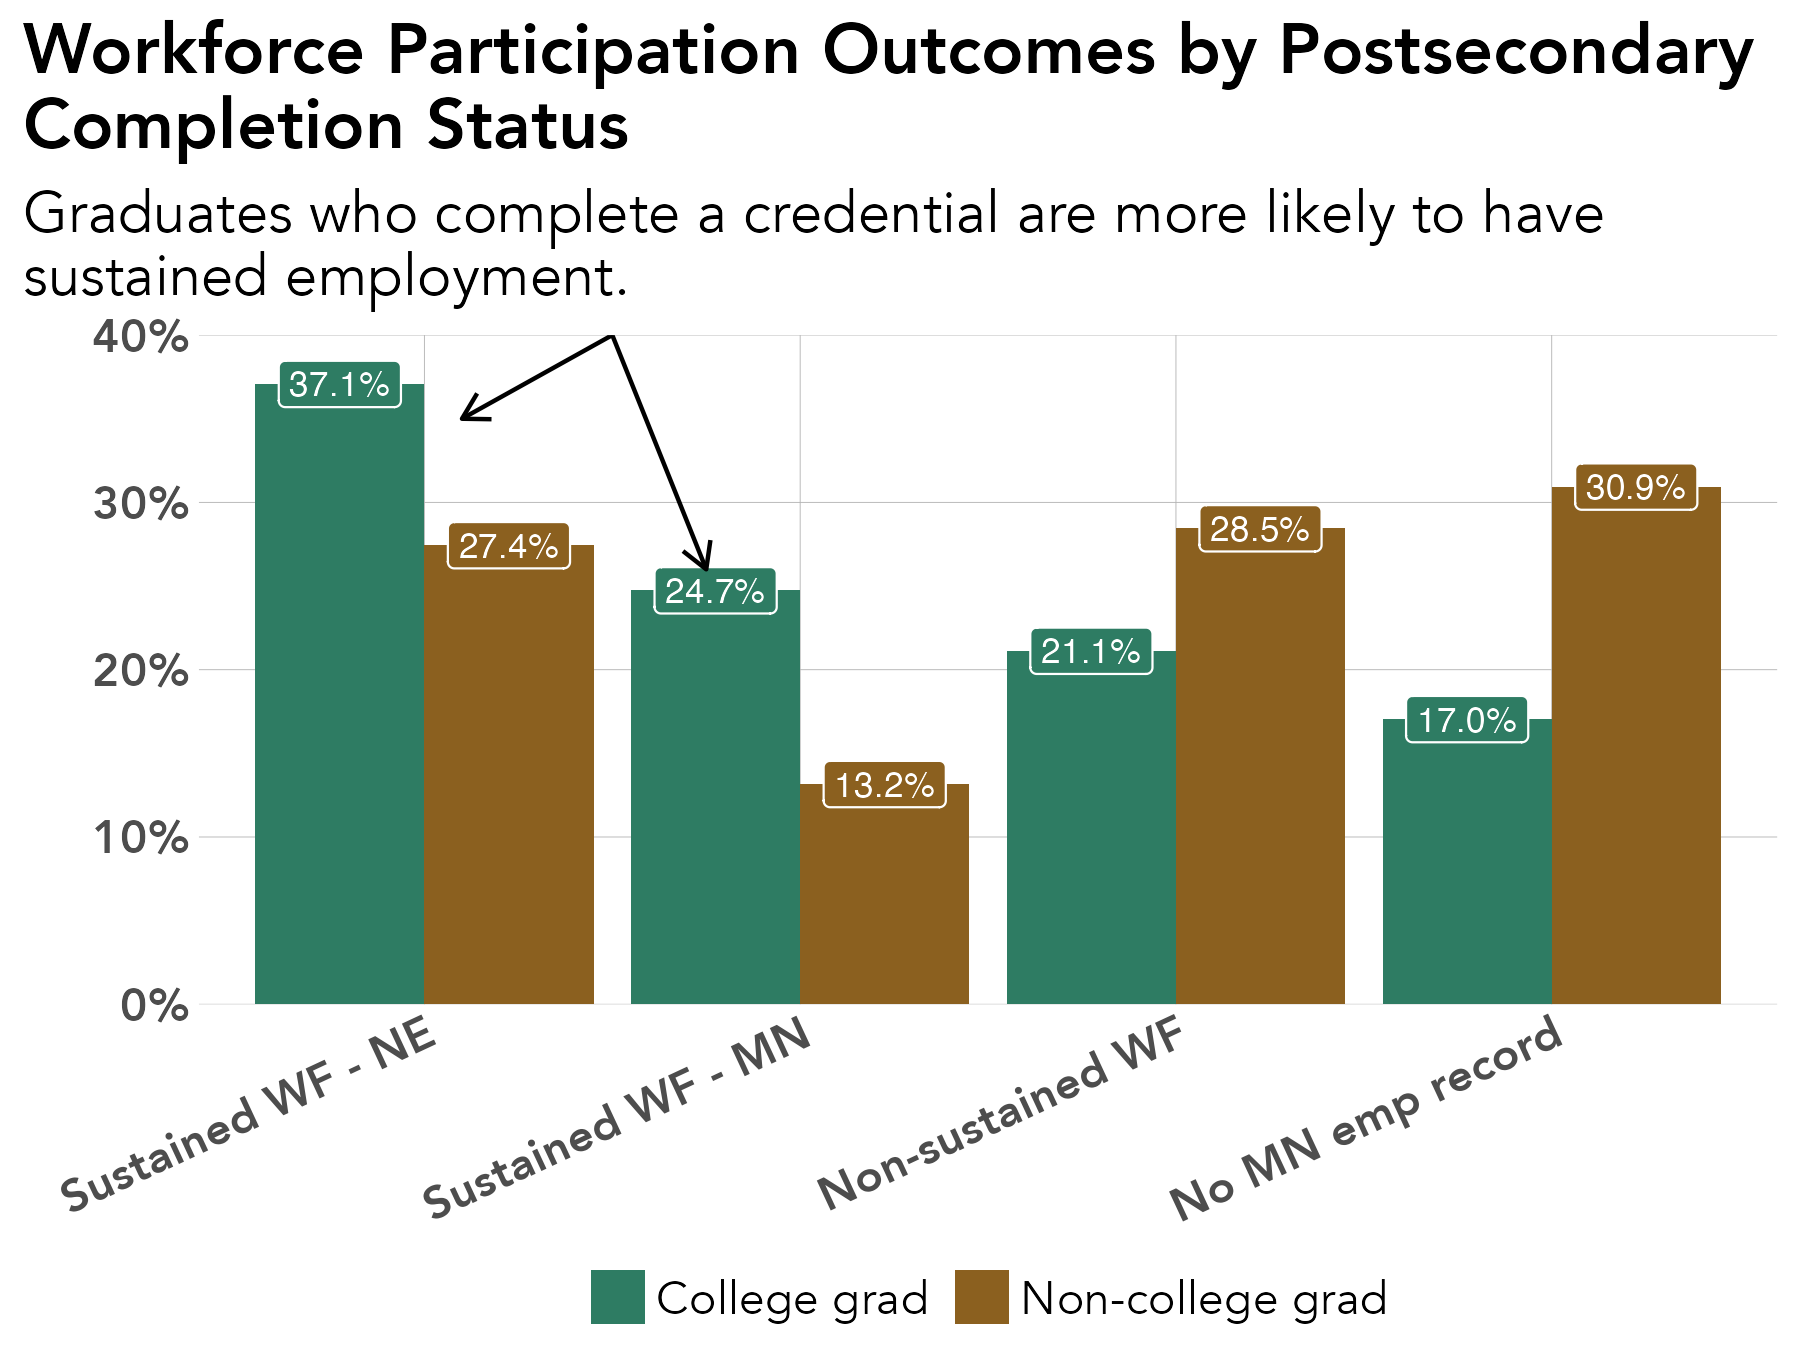

Write R code to recreate this figure.
# library -----------------------------------------------------------------
library(tidyverse)
library(sf)
library(ggrepel)
library(scales)
library(ggiraph)
library(rmapshaper)
library(cowplot)
library(RColorBrewer)
library(readxl)
library(lubridate)
library(readxl)
library(systemfonts)
reset_font_cache()
library(ggtext)
library(janitor)
library(cowplot)
library(ggalluvial)
library(ggsankey)


rm(list = ls())

# themes ------------------------------------------------------------------
theme_bar <- theme_bw() +
  theme(panel.grid.major = element_line(color = "grey70", size = 0.1),
        panel.grid.minor = element_blank(),
        axis.ticks = element_blank(),
        axis.text = element_text(face = "bold"),
        panel.border = element_blank(),
        legend.background = element_rect(fill = "transparent", color = "transparent"),
        legend.key = element_rect(fill = "transparent"),
        legend.key.size = unit(1, "lines"),
        legend.margin = margin(0,0,0,0),
        legend.title = element_blank(),
        legend.text = element_text(margin = margin(l = 2)),
        text = element_text(family = "Avenir") ,
        plot.title.position = "plot",
        plot.title = element_text(face = "bold"))

theme_line <- theme_bw() +
  theme(legend.background = element_rect(fill = "transparent", color = "transparent"),
        legend.key = element_rect(fill = "transparent"),
        legend.text = element_text(margin = margin(l = 2)),
        panel.grid.minor = element_blank(),
        panel.grid.major = element_line(color = "grey70", size = 0.1),
        axis.ticks = element_blank(),
        axis.text = element_text(face = "bold"),
        panel.border = element_blank(),
        legend.margin = margin(0,0,0,0),
        legend.key.size = unit(1, "lines"),
        text = element_text(family = "Avenir") ,
        plot.title.position = "plot",
        plot.title = element_text(face = "bold"))


theme_sf <- theme_bw() +
  theme(axis.text.x=element_blank(),
        axis.text.y=element_blank(),
        axis.ticks=element_blank(),
        panel.background = element_blank(),
        panel.grid.major = element_line(color = "white"),
        panel.border = element_blank(),
        legend.title = element_blank(),
        legend.text = element_text(margin = margin(l = 2)),
        legend.margin = margin(0,0,0,0),
        legend.key.size = unit(1, "lines"),
        text = element_text(family = "Avenir") ,
        plot.title.position = "plot",
        plot.title = element_text(face = "bold"))

theme_all <- theme_bw() +
  theme(axis.ticks=element_blank(),
        axis.text.y = element_blank(),
        panel.background = element_blank(),
        panel.grid.major = element_blank(),
        panel.grid = element_blank(),
        panel.border = element_blank(),
        legend.title = element_blank(),
        legend.text = element_text(margin = margin(l = 2)),
        legend.margin = margin(0,0,0,0),
        legend.key.size = unit(1, "lines"),
        text = element_text(family = "Avenir") ,
        plot.title.position = "plot",
        plot.title = element_text(face = "bold"))


regions <- read_csv("/Users/kellyasche/Library/CloudStorage/GoogleDrive-kasche@ruralmn.org/My Drive/Data Prep/R Projects/Join docs/county_regions.csv") %>%
  select(5,6) %>%
  unique() %>%
  mutate(edr = str_replace(edr, "  ", " "),
         planning.region = str_replace(planning.region, " Minnesota", ""),
         planning.region = fct_relevel(planning.region, "Northwest", "Northeast", "Central", "Seven County Mpls-St Paul", "Southwest", "Southeast"),
         edr = fct_relevel(edr, "EDR 1 - Northwest", "EDR 2 - Headwaters", "EDR 3 - Arrowhead", "EDR 4 - West Central", "EDR 5 - North Central", "EDR 6E- Southwest Central", "EDR 6W- Upper Minnesota Valley", "EDR 7E- East Central", "EDR 7W- Central", "EDR 8 - Southwest", "EDR 9 - South Central", "EDR 10 - Southeast", "EDR 11 - 7 County Twin Cities", "Minnesota"))

counties.regions <- read_csv("/Users/kellyasche/Library/CloudStorage/GoogleDrive-kasche@ruralmn.org/My Drive/Data Prep/R Projects/Join docs/county_regions.csv") %>%
  mutate(countyfp = formatC(countyfp, width = 3, flag = "0"),
         Name = str_to_title(Name),
         Name = str_replace(Name, "Q", "q"),
         Name = str_replace(Name, "Of The", "of the"),
         Name = str_replace(Name, "Mcleod", "McLeod"),
         Dem_Desc = ifelse(Name == "Minnesota", "Minnesota", Dem_Desc) ,
         edr = str_replace(edr, "  ", " "),
         planning.region = str_replace(planning.region, " Minnesota", ""),
         planning.region = fct_relevel(planning.region, "Northwest", "Northeast", "Central", "Seven County Mpls-St Paul", "Southwest", "Southeast"),
         edr = fct_relevel(edr, "EDR 1 - Northwest", "EDR 2 - Headwaters", "EDR 3 - Arrowhead", "EDR 4 - West Central", "EDR 5 - North Central", "EDR 6E- Southwest Central", "EDR 6W- Upper Minnesota Valley", "EDR 7E- East Central", "EDR 7W- Central", "EDR 8 - Southwest", "EDR 9 - South Central", "EDR 10 - Southeast", "EDR 11 - 7 County Twin Cities", "Minnesota"))

color.ruca <- c("Entirely rural" = "#009933", "Town/rural mix" = "#99CC33", "Urban/town/rural mix" = "#CC9966", "Entirely urban" = "#754C29", "Minnesota" = "black")

color.pr <- c("Northwest" = "#4575b4","Northeast" = "grey", "Central" = "#fee090", "Seven County Mpls-St Paul" = "#d73027", "Southwest" = "#91bfdb", "Southeast" = "#fc8d59", "Minnesota" = "black")

color.edr <- c("EDR 1 - Northwest" = "#b3cde3", "EDR 2 - Headwaters" = "#8c96c6", "EDR 3 - Arrowhead" = "#fe9929", "EDR 4 - West Central" = "#8856a7", "EDR 5 - North Central" = "#810f7c", "EDR 6E- Southwest Central" = "#e5f5f9", "EDR 6W- Upper Minnesota Valley" = "#bdc9e1", "EDR 7E- East Central" = "#99d8c9", "EDR 7W- Central" = "#2ca25f", "EDR 8 - Southwest" = "#74a9cf", "EDR 9 - South Central" = "#0570b0", "EDR 10 - Southeast" = "#d7301f", "EDR 11 - 7 County Twin Cities" = "#d8b365", "Minnesota" = "black")

color.pr.edr <- c ("Northwest" = "#4575b4","Northeast" = "#e0f3f8", "Central" = "#fee090", "Seven County Mpls-St Paul" = "#d73027", "Southwest" = "#91bfdb", "Southeast" = "#fc8d59", "Minnesota" = "black", "EDR 1 - Northwest" = "#b3cde3", "EDR 2 - Headwaters" = "#8c96c6", "EDR 3 - Arrowhead" = "#fe9929", "EDR 4 - West Central" = "#8856a7", "EDR 5 - North Central" = "#810f7c", "EDR 6E- Southwest Central" = "#e5f5f9", "EDR 6W- Upper Minnesota Valley" = "#bdc9e1", "EDR 7E- East Central" = "#99d8c9", "EDR 7W- Central" = "#2ca25f", "EDR 8 - Southwest" = "#74a9cf", "EDR 9 - South Central" = "#0570b0", "EDR 10 - Southeast" = "#d7301f", "EDR 11 - 7 County Twin Cities" = "#d8b365")

color.six <- c("#009933", "#4575b4", "grey", "#fee090", "#fc8d59", "#d73027")

mn_counties <- st_read("/Users/kellyasche/Library/CloudStorage/GoogleDrive-kasche@ruralmn.org/My Drive/Data Prep/R Projects/Shapefiles/County shapefiles/MNCounties_MNDOT.shp", quiet = TRUE) %>%
  ms_simplify(keep = .01, keep_shapes = TRUE) %>%
  rename("countyfp" = "FIPS_CODE")

counties.regions.1 <- counties.regions %>%
  mutate(statefp = "27",
         project.pr = ifelse(edr %in% c("EDR 1 - Northwest", "EDR 2 - Headwaters", "EDR 4 - West Central"), "Northwest",
                             ifelse(edr == "EDR 3 - Arrowhead", "Northeast",
                                    ifelse(edr %in% c("EDR 5 - North Central", "EDR 7E- East Central", "EDR 7W- Central"), "Central",
                                           ifelse(edr %in% c("EDR 6E- Southwest Central", "EDR 6W- Upper Minnesota Valley", "EDR 8 - Southwest"), "Southwest",
                                                  ifelse(edr %in% c("EDR 9 - South Central", "EDR 10 - Southeast"), "Southern", as.character(planning.region)))))),
         project.pr = fct_relevel(project.pr, "Northwest", "Northeast", "Central", "Seven County Mpls-St Paul", "Southwest", "Southern"))


# Prep data ---------------------------------------------------------------

original <- read_csv("Data/SLEDS/Masters/Master-report-dataset.csv")

data <- original %>%
  select(grad.year.5, ps.grad) %>%
  filter(!grad.year.5 %in% c("After 2023", "Attending ps")) %>%
  filter(ps.grad != "Attending ps") %>%
  group_by(ps.grad, grad.year.5) %>%
  summarize(n = n()) %>%
  ungroup() %>%
  group_by(ps.grad) %>%
  mutate(pct = n / sum(n)) %>%
  ungroup() %>%
  mutate(grad.year.5 = fct_relevel(grad.year.5, "Sustained WF - NE", "Sustained WF - MN", "Non-sustained WF", "No MN emp record"),
         ps.grad = ifelse(ps.grad == "No", "Non-college grad", "College grad"),
         ps.grad = fct_relevel(ps.grad, "College grad", "Non-college grad"))


# Create chart ------------------------------------------------------------
names(data)

ggplot(data, aes(grad.year.5, pct, fill = ps.grad, group = ps.grad)) +
  geom_col(position = "dodge") +
  geom_label(aes(label = percent(pct, accuracy = .1)), show.legend = FALSE, position = position_dodge(width = .9), color = "white", size = 3) +
  annotate(geom = "segment",
           x = 1.5,
           xend = 1.1,
           y = .4,
           yend = .35,
           arrow = arrow(length = unit(.25, "cm"))) +
  annotate(geom = "segment",
           x = 1.5,
           xend = 1.75,
           y = .4,
           yend = .26,
           arrow = arrow(length = unit(.25, "cm"))) +
  labs(x="", 
       y = "", 
       title = "Workforce Participation Outcomes by Postsecondary\nCompletion Status",
       subtitle = "Graduates who complete a credential are more likely to have\nsustained employment.")+
  scale_y_continuous(labels=scales::percent,
                     expand = c(0, 0)) +
  theme_bar+
  scale_fill_manual(values = c("#2E7C63", "#8B601F")) +
  theme(legend.position = "bottom",
        legend.box.margin = margin(-20, 0, 0, 0),
        text = element_text(size = 14),
        axis.text.x = element_text(angle = 25, hjust = 1))

ggsave(filename = "Charts/Paper report 3/wf-ps-grad.pdf", device = cairo_pdf, dpi = "print", width = 6, height = 4.5)

ggsave(filename = "Charts/Paper report 3/wf-ps-grad.png", dpi = "print", width = 6, height = 4.5)
